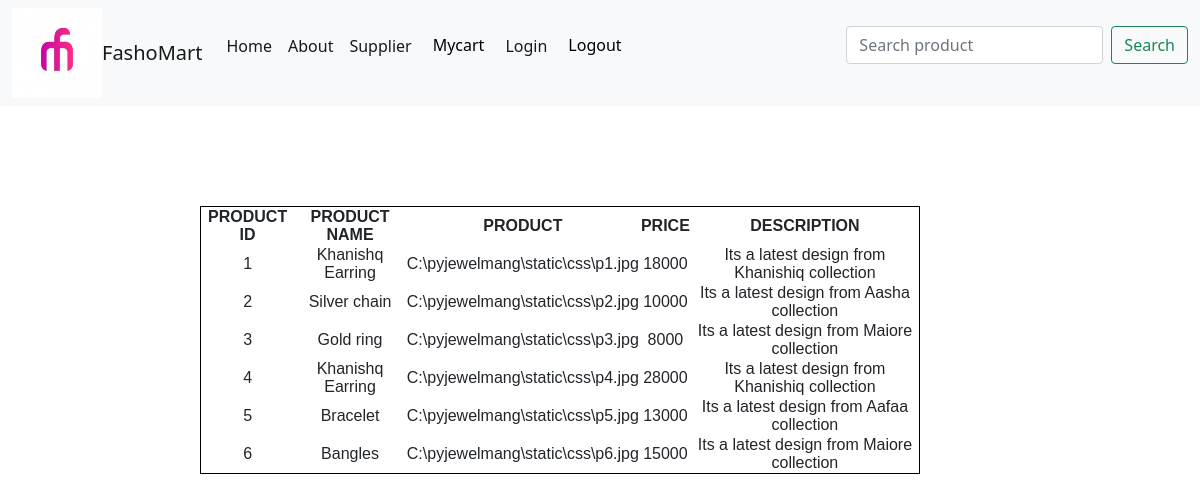
/viewpdt, run on the app's committed database.
### tables this page shows
CREATE TABLE "products" (
	"pid"	INTEGER UNIQUE,
	"pname"	TEXT,
	"img"	BLOB,
	"pprice"	INTEGER,
	"pdes"	TEXT
);

### app.py (the view)
@app.route('/viewpdt', methods=['POST', 'GET'])
def viewpdt():
  conn = sqlite3.connect('JewelManagement.db',check_same_thread=False)
  conn.row_factory = sqlite3.Row
  cur = conn.cursor()
  cur.execute("select * from products")
  rows = cur.fetchall()
  return render_template("fromcart.html",rows = rows)

### templates/fromcart.html (shortened to what this page needs)
<html>
    <head>
        <link rel="stylesheet" href="home.css">
        <link href="bootstrap.min.css" rel="stylesheet">
        <link href="bootstrap-grid.min.css" rel="stylesheet">
        <link rel="stylesheet" href="{{ url_for('static', filename='css/home.css') }}">
        <link rel="stylesheet" href="{{ url_for('static', filename='css/bootstrap.min.css') }}">
        <link rel="stylesheet" href="{{ url_for('static', filename='css/bootstrap-grid.min.css') }}">
    </head>
    <body>
      <nav class="navbar navbar-expand-lg navbar-light bg-light">
        <div class="container-fluid">
            <img src="static\css\logo.jpg" alt="" width="90" height="90" class="d-inline-block align-text-top">
          <a class="navbar-brand" href="{{ url_for('home') }}">FashoMart</a>
          <div class="collapse navbar-collapse" id="navbarScroll">
            <ul class="navbar-nav me-auto my-2 my-lg-0 navbar-nav-scroll" style="--bs-scroll-height: 100px;">
              <li class="nav-item">
                <a class="nav-link active" aria-current="page" href="{{ url_for('home') }}">Home</a>
              </li>
              <li class="nav-item">
                <a class="nav-link active" href="{{ url_for('aboutus') }}">About</a>
              </li>
              <li class="nav-item">
                <a class="nav-link active" href="{{ url_for('supplier') }}">Supplier</a>
              </li>
              <li class="nav-item">
                <form action="newcart"  METHOD="POST">
                  <input type="submit" value="Mycart" class="btn btn-light"></input>
                </form>
              </li>
              <li class="nav-item">
                <a class="nav-link active" href="{{ url_for('login') }}">Login</a>
              </li>
              <li class="nav-item">
                <form action="logout"  METHOD="POST">
                  <input type="submit" value="Logout" class="btn btn-light"></input>
                </form>
              </li>
            </ul>
            <form class="d-flex">
              <input class="form-control me-2" type="search" placeholder="Search product" aria-label="Search">
              <button class="btn btn-outline-success" type="submit">Search</button>
            </form>
          </div>
        </div>
      </nav>
          <form action="viewpdt"  METHOD="POST" >
            <table style=" font-family: arial, sans-serif;
                   width: 60%;
                   border: 1px solid black;
                   margin-top: 100px;
                   margin-left:200px;
                   text-align: center;
                   padding:20px;">
                <tr>
                    <th>PRODUCT ID</th>
                    <th>PRODUCT NAME</th>
                    <th>PRODUCT</th>
                    <th>PRICE</th>
                    <th>DESCRIPTION</th>
                </tr>
                {% for row in rows %}
                <tr>
                    <td>{{row["pid"]}}</td>
                    <td>{{row["pname"]}}</td>
                    <td>{{row["img"]}}</td>
                    <td>{{row["pprice"]}}</td>
                    <td>{{row["pdes"]}}</td>
                </tr>
                {% endfor %}
            </table>
            </form>
    </body>
</html>

### data on the page
products: pid "1", pname "Khanishq Earring", img "C:\\pyjewelmang\\static\\css\\p1.jpg", pprice "18000", pdes "Its a latest design from Khanishiq collection"
products: pid "2", pname "Silver chain", img "C:\\pyjewelmang\\static\\css\\p2.jpg", pprice "10000", pdes "Its a latest design from Aasha collection"
products: pid "3", pname "Gold ring", img "C:\\pyjewelmang\\static\\css\\p3.jpg", pprice "8000", pdes "Its a latest design from Maiore collection"
products: pid "4", pname "Khanishq Earring", img "C:\\pyjewelmang\\static\\css\\p4.jpg", pprice "28000", pdes "Its a latest design from Khanishiq collection"
products: pid "5", pname "Bracelet", img "C:\\pyjewelmang\\static\\css\\p5.jpg", pprice "13000", pdes "Its a latest design from Aafaa collection"
products: pid "6", pname "Bangles", img "C:\\pyjewelmang\\static\\css\\p6.jpg", pprice "15000", pdes "Its a latest design from Maiore collection"
